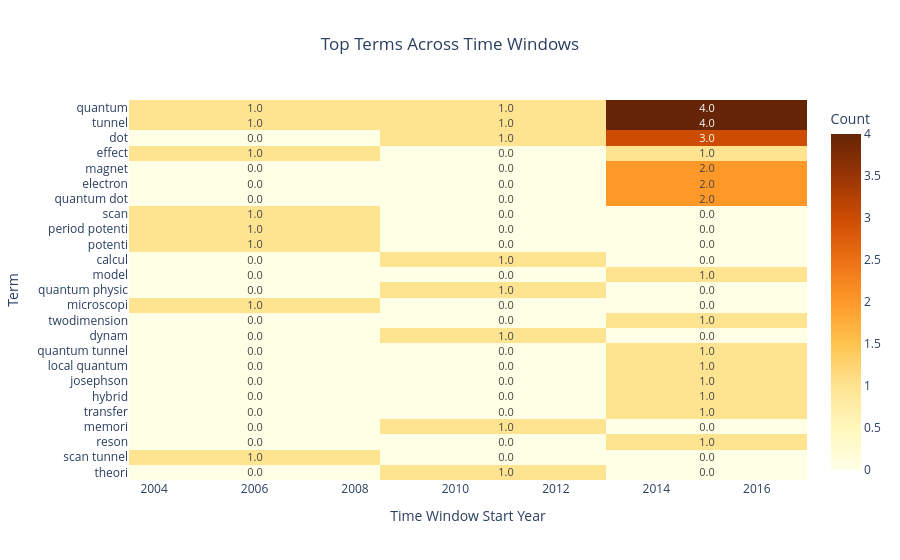

The notebook cell this image was saved under:
### Code cell
import pandas as pd
import plotly.express as px
#each cell in the heatmap is a raw count of how many times a given term showed up amont the top words of all topics in that window
# ----------------------
# Build the Term Matrix
# ----------------------
all_terms = list(set([word for t in topic_evolution for word in t['words']]))
term_matrix = pd.DataFrame(index=all_terms)

for window in windows:
    # Collect all terms for this window
    window_terms = [word for t in topic_evolution 
                    if t['start'] == window['start'] 
                    for word in t['words']]
    term_counts = pd.Series(window_terms).value_counts()
    term_matrix[window['start']] = term_counts

# Fill missing values and sort by window year (the DataFrame rows)
term_matrix = term_matrix.fillna(0).T.sort_index()

# Debug print: Check available columns (terms)
print("Term matrix columns:", term_matrix.columns.tolist())

# ----------------------
# Plotting with Plotly Express
# ----------------------
if not term_matrix.empty and not term_matrix.sum().nlargest(1).empty:
    # Select the top 25 terms across windows based on total counts
    top_terms = term_matrix.sum().nlargest(25).index
    selected_terms = [term for term in top_terms if term in term_matrix.columns]
    
    if selected_terms:
        # Prepare the heatmap data: subset and transpose to have Terms as rows
        heat_data = term_matrix[selected_terms].T
        
        # Create the interactive heatmap
        fig = px.imshow(heat_data,
                        text_auto=".1f",
                        color_continuous_scale='YlOrBr',
                        aspect="auto",
                        labels={"x": "Time Window Start Year", "y": "Term", "color": "Count"},
                        title="Top Terms Across Time Windows")
        fig.update_layout(title_x=0.5)
        fig.show()
    else:
        print("⚠️ No common top terms found across windows to plot heatmap.")
else:
    print("⚠️ Term matrix is empty — skipping heatmap plot.")

### Figure 1 — Plotly figure (JSON) as saved in the notebook; plotly's stock layout.template omitted (floating-point values rounded to 4 significant figures)
{"data": [{"coloraxis": "coloraxis", "hovertemplate": "Time Window Start Year: %{x}<br>Term: %{y}<br>Count: %{z}<extra></extra>", "name": "0", "texttemplate": "%{z:.1f}", "type": "heatmap", "x": [2006, 2011, 2015], "xaxis": "x", "y": ["quantum", "tunnel", "dot", "effect", "magnet", "electron", "quantum dot", "scan", "period potenti", "potenti", "calcul", "model", "quantum physic", "microscopi", "twodimension", "dynam", "quantum tunnel", "local quantum", "josephson", "hybrid", "transfer", "memori", "reson", "scan tunnel", "theori"], "yaxis": "y", "z": [[1.0, 1.0, 4.0], [1.0, 1.0, 4.0], [0.0, 1.0, 3.0], [1.0, 0.0, 1.0], [0.0, 0.0, 2.0], [0.0, 0.0, 2.0], [0.0, 0.0, 2.0], [1.0, 0.0, 0.0], [1.0, 0.0, 0.0], [1.0, 0.0, 0.0], [0.0, 1.0, 0.0], [0.0, 0.0, 1.0], [0.0, 1.0, 0.0], [1.0, 0.0, 0.0], [0.0, 0.0, 1.0], [0.0, 1.0, 0.0], [0.0, 0.0, 1.0], [0.0, 0.0, 1.0], [0.0, 0.0, 1.0], [0.0, 0.0, 1.0], [0.0, 0.0, 1.0], [0.0, 1.0, 0.0], [0.0, 0.0, 1.0], [1.0, 0.0, 0.0], [0.0, 1.0, 0.0]]}], "layout": {"coloraxis": {"colorbar": {"title": {"text": "Count"}}, "colorscale": [[0, "rgb(255,255,229)"], [0.125, "rgb(255,247,188)"], [0.25, "rgb(254,227,145)"], [0.375, "rgb(254,196,79)"], [0.5, "rgb(254,153,41)"], [0.625, "rgb(236,112,20)"], [0.75, "rgb(204,76,2)"], [0.875, "rgb(153,52,4)"], [1, "rgb(102,37,6)"]]}, "title": {"text": "Top Terms Across Time Windows", "x": 0.5}, "xaxis": {"anchor": "y", "domain": [0, 1], "title": {"text": "Time Window Start Year"}}, "yaxis": {"anchor": "x", "autorange": "reversed", "domain": [0, 1], "title": {"text": "Term"}}}}
